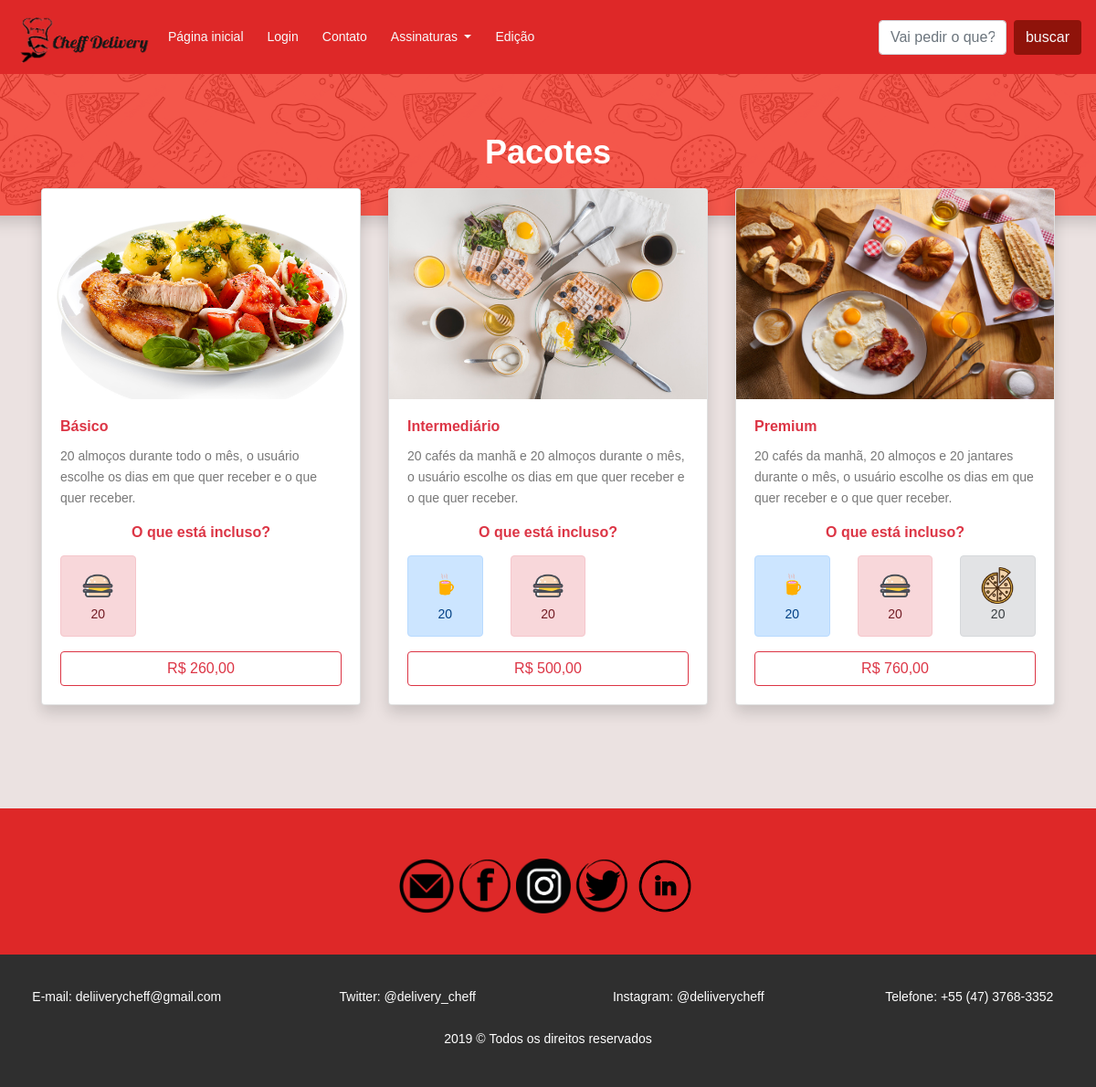
Screenshot of /pacotes.php (signed in) with the database file from the repository.
### tables this page shows
CREATE TABLE `pacotes` (
  `id` int(11) NOT NULL,
  `nome_pacote` varchar(255) NOT NULL,
  `nome_imagem` varchar(255) NOT NULL,
  `descricao_pacote` varchar(255) NOT NULL,
  `preco_pacote` varchar(255) NOT NULL,
  `quantidade_cafe` int(11) NOT NULL,
  `quantidade_almoco` int(11) NOT NULL,
  `quantidade_janta` int(11) NOT NULL
);

### pacotes.php (the view, shortened to what this page needs)
<?php
require_once"include/conexao.php";
$lista = "SELECT * FROM pacotes";
$queryPacote = mysqli_query($con, $lista);
$lista = mysqli_fetch_all($queryPacote, MYSQLI_ASSOC);
?>
<!DOCTYPE html>
<html lang="pt-br">
<head>
	<link rel="stylesheet" href="https://stackpath.bootstrapcdn.com/bootstrap/4.3.1/css/bootstrap.min.css">
	<link rel="stylesheet" type="text/css" href="media/css/estilos.css">
	<link rel="stylesheet" href="media/css/main.css">
</head>
<body style="background-color: rgb(235, 226, 225);">
	<?php
	require_once "header.php";
	?>
	<div class="row">
		<div class="shadow" style="  background-color: #f2392c ;
		background-image: url('media/images/food-pattern.png');
		min-height: 100px;
		min-width: 100%;
		background-size: 30%;
		background-position: center 1050px;">
		<div class="text-center my-5" >
			<h1 class="text-white pt-3 ">Pacotes</h1>
		</div>
	</div>
</div>
<div class="container">
	<div class="row">
		<?php foreach ($lista as $item) { ?>
			<div class="col-md-4 col-10 offset-1 offset-md-0 mb-5 " style=" margin-top: -30px !important;">
				<div class="card shadow">
					<img src="media/images/<?=$item['nome_imagem']?>" class="card-img-top" style="max-height: 230px;">
					<div class="card-body">
						<h5 class="card-title text-danger"><?=utf8_encode($item['nome_pacote'])?></h5>
						<p class="card-text"><?=utf8_encode($item['descricao_pacote'])?></p>
						<h5 class="text-danger text-center mb-3">O que está incluso?</h5>
						<div class="row">
							<?php if ($item['quantidade_cafe'] != 0) { ?>
								<div class="col-md-4 m-0" role="alert">
									<div class="alert alert-primary text-center">
										<img src="media/images/icone-cafe.png" style="max-height: 40px; margin-right: 7px;"><?=$item['quantidade_cafe']?><br>
									</div>
								</div>
							<?php } ?>
							<?php if ($item['quantidade_almoco'] != 0) { ?>
								<div class=" col-md-4 m-0" role="alert">
									<div class="alert alert-danger text-center">
										<img src="media/images/hamburger.png" style="max-height: 40px; margin-right: 7px;"><?=$item['quantidade_almoco']?><br>
									</div>
								</div>
							<?php } ?>
							<?php if ($item['quantidade_janta'] != 0) { ?>
								<div class=" col-md-4 m-0" role="alert">
									<div class="alert alert-secondary text-center">
										<img src="media/images/pizza.png" style="max-height: 40px; margin-right: 10px; "><?=$item['quantidade_janta']?>
									</div>
								</div>
							<?php } ?>
						</div>
						<a href="#" class="btn btn-outline-danger col-md-12"><?=$item['preco_pacote']?></a>
					</div>
				</div>
			</div>
		<?php } ?>
	</div>
</div>
<?php
require_once "footer.php";
?>
</body>
</html>

### media/css/estilos.css (style rules this page uses)
* { font-family: arial !important; }

### media/css/main.css (style rules this page uses)
body { color:#777;font-family:"Poppins",sans-serif;font-size:14px;font-weight:300;line-height:1.625em;position:relative }
a { -webkit-transition:all 0.3s ease 0s;-moz-transition:all 0.3s ease 0s;-o-transition:all 0.3s ease 0s;transition:all 0.3s ease 0s }
a,a:focus,a:hover { text-decoration:none;outline:0 }
h1,h2,h3,h4,h5,h6 { font-family:"Poppins",sans-serif;color:#222;line-height:1.2em !important;margin-bottom:0;margin-top:0;font-weight:600 }
h1,.h1 { font-size:36px }
h5,.h5 { font-size:16px }
.mb-5 { margin-bottom:5px }
.text-white { color:#fff }
.text-center { text-align:center }
h1 { font-size:36px }
h5 { font-size:16px }
h1,h2,h3,h4,h5,h6 { line-height:1.5em }

### rows the page displays
pacotes: nome_imagem (picture), nome_pacote "Básico", descricao_pacote "20 almoços durante todo o mês, o usuário escolhe os dias em que quer receber e o que quer receber.", quantidade_almoco "20", preco_pacote "R$ 260,00"
pacotes: nome_imagem (picture), nome_pacote "Intermediário", descricao_pacote "20 cafés da manhã e 20 almoços durante o mês, o usuário escolhe os dias em que quer receber e o que quer receber.", quantidade_cafe "20", quantidade_almoco "20", preco_pacote "R$ 500,00"
pacotes: nome_imagem (picture), nome_pacote "Premium", descricao_pacote "20 cafés da manhã, 20 almoços e 20 jantares durante o mês, o usuário escolhe os dias em que quer receber e o que quer receber.", quantidade_cafe "20", quantidade_almoco "20", quantidade_janta "20", preco_pacote "R$ 760,00"
